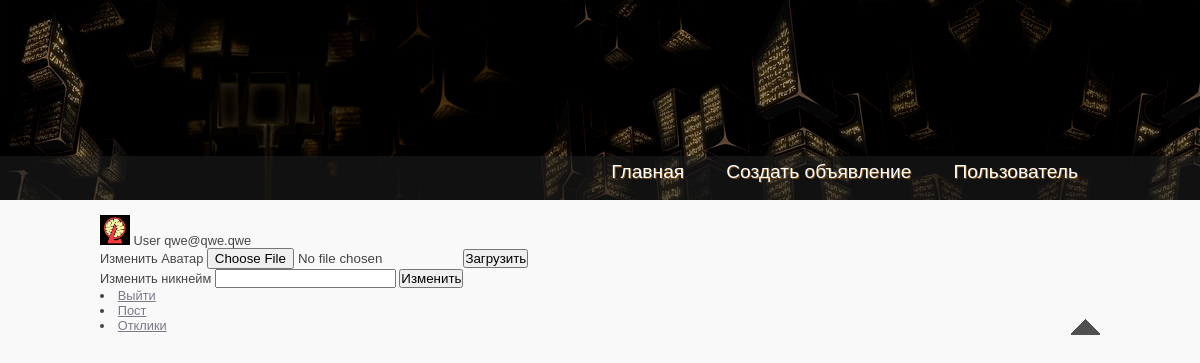
Before: /user/ (signed in) with the older database file.
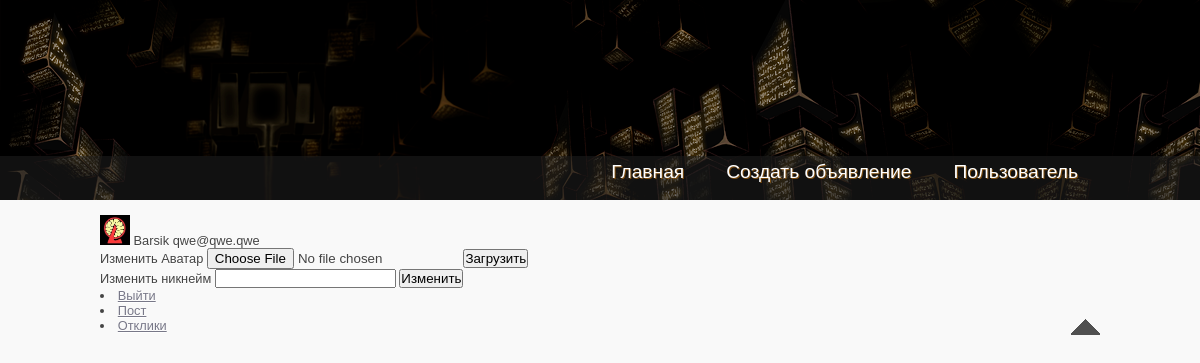
After: the same page with the newer database file.
### forum/models.py (models this page shows, shortened)
class FUser(models.Model):
    name = models.CharField(max_length=32)
    email = models.OneToOneField(User, on_delete=models.CASCADE)
    avatar = models.ImageField(upload_to='', blank=True)

### accounts/views.py (the view, shortened to what this page needs)
# urls.py: path('', user, name='user'),
@login_required(login_url='/account/signin/')
def user(request):
    template_name = "user.html"
    fuser = FUser.objects.get(email=request.user)
    if request.method == 'GET':
        context = {
            'user': fuser,
            'user_form': UserForm,
        }
        return render(request, template_name, context)

### templates/user.html (shortened to what this page needs)
{% extends 'flatpages/default.html' %}
{% block content %}
    <img src="/media/{{ user.avatar }}" class="rounded-circle" width="30" height="30"/>
    {{ user.name }}
    {{ user.email.email }}
    <form action="" method="post" enctype="multipart/form-data">
        Изменить Аватар
        {{ user_form.avatar }}
        <input type="submit" value="Загрузить" />
    </form>
    <form action="" method="post">
        Изменить никнейм
        {{ user_form.name }}
        <input type="submit" value="Изменить" />
    </form>
            <li><a href="/accounts/logout/">Выйти</a></li>
            <li><a href="/user/post/">Пост</a></li>
            <li><a href="/user/reply/">Отклики</a></li>
{% endblock content %}

Changed rows visible on the page:
changed FUser "qwe@qwe.qwe": name "User" → "Barsik"
